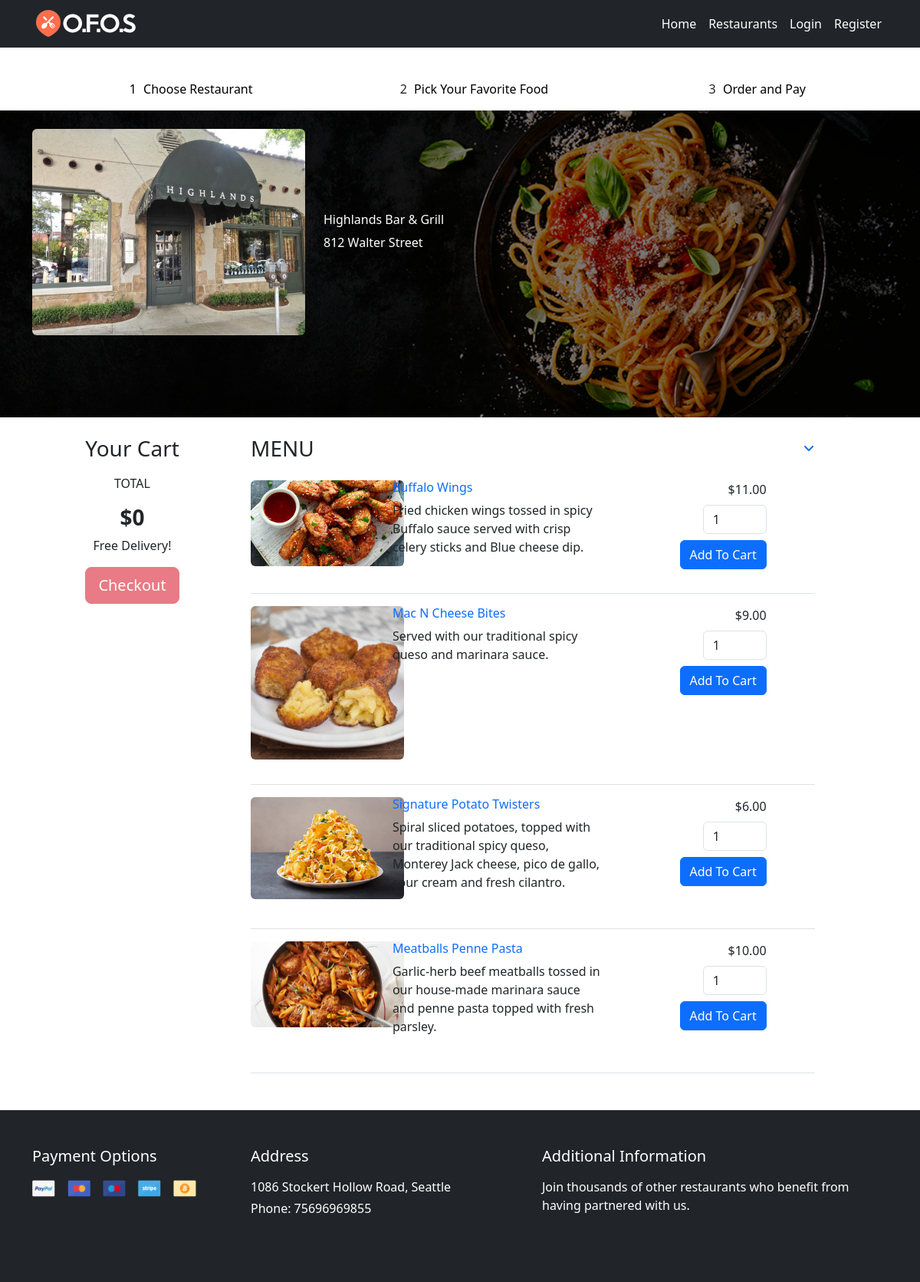
The page /dishes.php?res_id=4 on the database its author committed.
### tables this page shows
CREATE TABLE `restaurant` (
  `rs_id` int(11) NOT NULL,
  `c_id` int(11) DEFAULT NULL,
  `title` varchar(222) NOT NULL,
  `email` varchar(222) NOT NULL,
  `phone` varchar(222) NOT NULL,
  `url` varchar(222) NOT NULL,
  `o_hr` varchar(50) NOT NULL,
  `c_hr` varchar(50) NOT NULL,
  `o_days` varchar(222) NOT NULL,
  `address` text NOT NULL,
  `image` text NOT NULL,
  `created_at` timestamp NOT NULL DEFAULT current_timestamp()
);

CREATE TABLE `dishes` (
  `d_id` int(11) NOT NULL,
  `rs_id` int(11) NOT NULL,
  `title` varchar(222) NOT NULL,
  `describtion` varchar(222) NOT NULL,
  `price` decimal(10,2) NOT NULL,
  `img` varchar(222) NOT NULL
);

### dishes.php (the view, shortened to what this page needs)
<!DOCTYPE html>
<html lang="en">
<head>
    <?php
    include("connection/connection.php");
    ?>
    <link rel="stylesheet" href="https://cdnjs.cloudflare.com/ajax/libs/font-awesome/6.5.0/css/all.min.css"
 />
    <link href="https://cdn.jsdelivr.net/npm/bootstrap@5.3.8/dist/css/bootstrap.min.css" rel="stylesheet">
    <link rel="stylesheet" href="index.css">
</head>
<body>
    <header id="header" class="header-scroll top-header headrom">
        <nav class="navbar navbar-dark navbar-expand-lg bg-dark">
            <div class="container">
                <a class="navbar-brand" href="index.php">
                    <img class="img-rounded" src="images/icn.png" alt="">
                </a>
                <div class="collapse navbar-collapse" id="mainNavbarCollapse">
                    <ul class="navbar-nav ms-auto">
                        <li class="nav-item"><a class="nav-link active" href="index.php">Home</a></li>
                        <li class="nav-item"><a class="nav-link active" href="restaurants.php">Restaurants</a></li>
                        <?php if (empty($_SESSION["user_id"])) { ?>
                            <li class="nav-item"><a href="login.php" class="nav-link active">Login</a></li>
                            <li class="nav-item"><a href="registration.php" class="nav-link active">Register</a></li>
                        <?php } else { ?>
                            <li class="nav-item"><a href="your_orders.php" class="nav-link active">My Orders</a></li>
                            <li class="nav-item"><a href="logout.php" class="nav-link active">Logout</a></li>
                        <?php } ?>
                    </ul>
                </div>
            </div>
        </nav>
    </header>
    <div class="page-wrapper">
        <div class="top-links">
            <div class="container" style="padding-top: 1rem;">
                <ul class="mt-3 pt-5 row list" style="list-style:none ">
                    <li class="col-xl-4 col-sm-12 link-item active text-center mb-2 mb-sm-0" style="color:#000">
                        <span class="res" style="border: 1px solid #fff;
                                        padding: 4px;
                                        border-radius: 50%;">1</span>
                        <a href="#" style="color:#000">Choose Restaurant</a>
                    </li>
                    <li class="col-xl-4 col-sm-12 link-item text-center mb-2 mb-sm-0">
                        <span class="res" style="border: 1px solid #fff;
                                        padding: 4px;
                                        border-radius: 50%;">2</span>
                        <a href="#" style="color:#000">Pick Your Favorite Food</a>
                    </li>
                    <li class="col-xl-4 col-sm-12 link-item text-center">
                        <span class="res" style="border: 1px solid #fff;
                                        padding: 4px;
                                        border-radius: 50%;">3</span>
                        <a href="#" style="color:#000">Order and Pay</a>
                    </li>
                </ul>
            </div>
          <?php $ress= mysqli_query($quer,"select * from restaurant where rs_id='$_GET[res_id]'");
          $rows=mysqli_fetch_array($ress);?>
 <section class="inner-page-hero bg-image dish" data-image-src="admin/images/img/restrrr.png" style="background-image: url('admin/images/img/restrrr.png')">
    <div class="profile py-4">
        <div class="container">
            <div class="row align-items-center">
                <div class="col-12 col-md-4 profile-img mb-3 mb-md-0">
                    <div class="image-wrap">
                        <figure>
                            <?php echo '<img src="admin/Res_img/'.$rows['image'].'" alt="Restaurant logo" class="img-fluid rounded">'; ?>
                        </figure>
                    </div>
                </div>
                <div class="col-12 col-md-8 profile-desc">
                    <div class="text-start text-white">
                        <h6>
                            <a href="#" class="text-white text-decoration-none">
                                <?php echo $rows['title']; ?>
                            </a>
                        </h6>
                        <p><?php echo $rows['address']; ?></p>
                    </div>
                </div>
            </div>
        </div>
    </div>
</section>
<div class="container mt-4">
    <div class="row">
        <div class="col-12 col-sm-4 col-md-4 col-lg-3 text-center">
            <div class="widget widget-cart">
                <div class="widget-heading mb-3">
                    <h3 class="widget-title text-dark">Your Cart</h3>
                </div>
                        <?php
                        $item_total = 0;
                        ?>
                <div class="widget-body mt-3">
                    <div class="price-wrap text-center">
                        <p>TOTAL</p>
                        <h3 class="value"><strong><?php echo "$".$item_total; ?></strong></h3>
                        <p>Free Delivery!</p>
                        <?php if($item_total==0){ ?>
                            <a href="checkout.php?res_id=<?php echo $_GET['res_id'];?>&action=check" class="btn btn-danger btn-lg disabled">Checkout</a>
                        <?php } else { ?>
                            <a href="checkout.php?res_id=<?php echo $_GET['res_id'];?>&action=check" class="btn btn-success btn-lg">Checkout</a>
                        <?php } ?>
                    </div>
                </div>
            </div>
        </div>
        <div class="col-md-8">
            <div class="menu-widget" id="2">
                <div class="widget-heading">
                    <h3 class="widget-title text-dark d-flex justify-content-between align-items-center">
                        MENU
                        <button class="btn btn-link p-0" data-bs-toggle="collapse" data-bs-target="#popular2">
                            <i class="fa fa-angle-down"></i>
                        </button>
                    </h3>
                </div>
                <div class="collapse show" id="popular2">
                    <?php
                    $stmt = $quer->prepare("select * from dishes where rs_id='$_GET[res_id]'");
                    $stmt->execute();
                    $products = $stmt->get_result();
                    if (!empty($products)) {
                        foreach($products as $product) {
                    ?>
                    <div class="food-item border-bottom py-3">
                        <div class="row">
                            <div class="col-12 col-lg-8 d-flex">
                                <form method="post" action='dishes.php?res_id=<?php echo $_GET['res_id'];?>&action=add&id=<?php echo $product['d_id']; ?>' class="w-100 d-flex">
                                    <div class="row">
                                        <div class="rest-logo me-3 col-12 col-lg-4">
                                        <a href="#">
                                            <?php echo '<img src="admin/Res_img/dishes/'.$product['img'].' " width="200px" alt="Food" class=" rounded">'; ?>
                                        </a>
                                    </div>
                                    <div class="rest-descr col-12 col-lg-7 ">
                                        <h6><a href="#"><?php echo $product['title']; ?></a></h6>
                                        <p><?php echo $product['describtion']; ?></p>
                                    </div>
                                    </div>
                            </div>
                            <div class="col-12 col-lg-3 mt-3 mt-lg-0 text-end">
                                <span class="price d-block mb-2">$<?php echo $product['price']; ?></span>
                                <input class="form-control d-inline-block w-50" type="text" name="quantity" value="1">
                                <input type="submit" class="btn btn-primary mt-2" value="Add To Cart">
                            </div>
                        </div>
                    </div>
                    <?php
                        }
                    }
                    ?>
                </div>
            </div>
        </div>
    </div>
</div>
        <footer class="footer bg-dark text-white py-5 mt-5">
            <div class="container">
                <div class="row">
                    <div class="col-12 col-md-3 mb-4">
                        <h5 class="mb-3">Payment Options</h5>
                        <ul class="list-unstyled d-flex flex-wrap gap-3">
                            <li><a href="#"><img src="admin/images/paypal.png" alt="Paypal" width="30"></a></li>
                            <li><a href="#"><img src="admin/images/mastercard.png" alt="Mastercard" width="30"></a></li>
                            <li><a href="#"><img src="admin/images/maestro.png" alt="Maestro" width="30"></a></li>
                            <li><a href="#"><img src="admin/images/stripe.png" alt="Stripe" width="30"></a></li>
                            <li><a href="#"><img src="admin/images/bitcoin.png" alt="Bitcoin" width="30"></a></li>
                        </ul>
                    </div>
                    <div class="col-12 col-md-4 mb-4">
                        <h5 class="mb-3">Address</h5>
                        <p class="mb-1">1086 Stockert Hollow Road, Seattle</p>
                        <p class="mb-0">Phone: 75696969855</p>
                    </div>
                    <div class="col-12 col-md-5 mb-4">
                        <h5 class="mb-3">Additional Information</h5>
                        <p>Join thousands of other restaurants who benefit from having partnered with us.</p>
                    </div>
                </div>
            </div>
        </footer>
</body>
</html>

### index.css (style rules this page uses)
.bg-image { background-size: cover; background-position: center; background-repeat: no-repeat; display: block; width: 100%; height: 50vh; }
.dish { background-size: cover; background-position: center; background-repeat: no-repeat; display: block; width: 100%; height: 50vh; background-image: url('admin/images/img/restrrr.png'); }
.bg-image { background-image: url('admin/images/img/pimg.jpg'); }
#header { position: fixed; top: 0; width: 100%; z-index: 100000; }
a { text-decoration: none; list-style: none; }
.list li a { color: #000; }

### rows shown on the page
restaurant: image (picture), title "Highlands Bar & Grill", address "812 Walter Street"
dishes: img (picture), title "Buffalo Wings", describtion "Fried chicken wings tossed in spicy Buffalo sauce served with crisp celery sticks and Blue cheese dip.", price "11.00"
dishes: img (picture), title "Mac N Cheese Bites", describtion "Served with our traditional spicy queso and marinara sauce.", price "9.00"
dishes: img (picture), title "Signature Potato Twisters", describtion "Spiral sliced potatoes, topped with our traditional spicy queso, Monterey Jack cheese, pico de gallo, sour cream and fresh cilantro.", price "6.00"
dishes: img (picture), title "Meatballs Penne Pasta", describtion "Garlic-herb beef meatballs tossed in our house-made marinara sauce and penne pasta topped with fresh parsley.", price "10.00"

### other values the page prints
$item_total "0"
